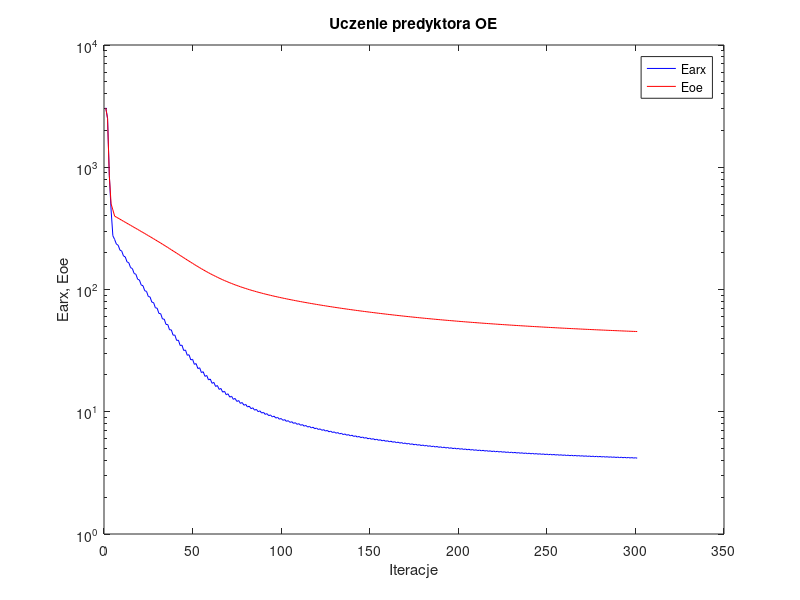
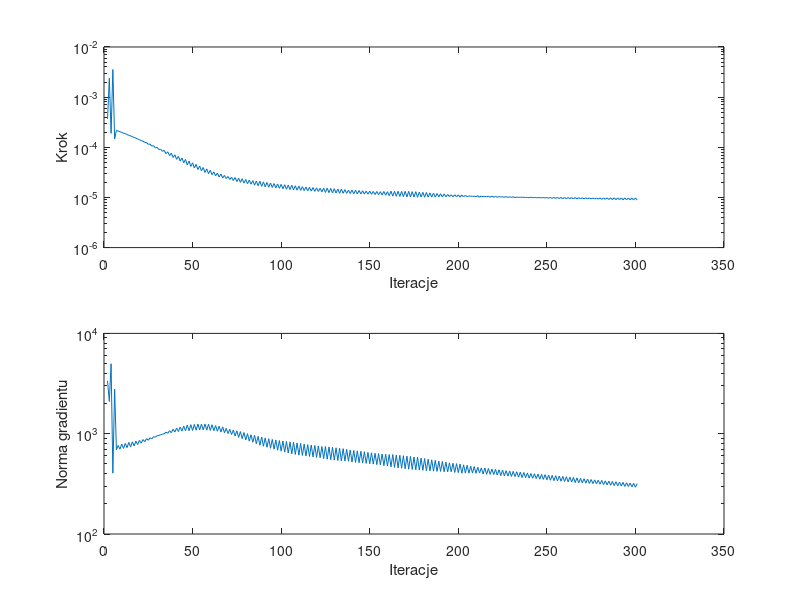

The MATLAB script that drew these images, in order:
%uczenie predyktora oe
clear all;
n=0; farx(n+1)=3.066744e+003; foe(n+1)=3.050832e+003; wspucz(n+1)=0.000000e+000; ng(n+1)=0.000000e+000;
n=1; farx(n+1)=2.520014e+003; foe(n+1)=2.504174e+003; krok(n+1)=3.674633e-004; ng(n+1)=3.365601e+003;
n=2; farx(n+1)=8.609017e+002; foe(n+1)=8.526479e+002; krok(n+1)=2.383354e-003; ng(n+1)=2.096736e+003;
n=3; farx(n+1)=4.467301e+002; foe(n+1)=5.016701e+002; krok(n+1)=1.897731e-004; ng(n+1)=4.979698e+003;
n=4; farx(n+1)=2.753256e+002; foe(n+1)=4.482489e+002; krok(n+1)=3.549942e-003; ng(n+1)=4.042831e+002;
n=5; farx(n+1)=2.566225e+002; foe(n+1)=3.984217e+002; krok(n+1)=1.463713e-004; ng(n+1)=2.788051e+003;
n=6; farx(n+1)=2.349084e+002; foe(n+1)=3.905930e+002; krok(n+1)=2.157932e-004; ng(n+1)=6.912326e+002;
n=7; farx(n+1)=2.302717e+002; foe(n+1)=3.832461e+002; krok(n+1)=2.117778e-004; ng(n+1)=7.636867e+002;
n=8; farx(n+1)=2.101010e+002; foe(n+1)=3.758480e+002; krok(n+1)=2.036368e-004; ng(n+1)=7.001427e+002;
n=9; farx(n+1)=2.062189e+002; foe(n+1)=3.687656e+002; krok(n+1)=1.992091e-004; ng(n+1)=7.875009e+002;
n=10; farx(n+1)=1.881054e+002; foe(n+1)=3.616424e+002; krok(n+1)=1.906226e-004; ng(n+1)=7.135634e+002;
n=11; farx(n+1)=1.847399e+002; foe(n+1)=3.548239e+002; krok(n+1)=1.874208e-004; ng(n+1)=7.989590e+002;
n=12; farx(n+1)=1.683428e+002; foe(n+1)=3.479841e+002; krok(n+1)=1.802468e-004; ng(n+1)=7.264476e+002;
n=13; farx(n+1)=1.655949e+002; foe(n+1)=3.414345e+002; krok(n+1)=1.733806e-004; ng(n+1)=8.192096e+002;
n=14; farx(n+1)=1.508935e+002; foe(n+1)=3.348679e+002; krok(n+1)=1.681794e-004; ng(n+1)=7.369882e+002;
n=15; farx(n+1)=1.485095e+002; foe(n+1)=3.285649e+002; krok(n+1)=1.627609e-004; ng(n+1)=8.281947e+002;
n=16; farx(n+1)=1.352387e+002; foe(n+1)=3.222528e+002; krok(n+1)=1.573799e-004; ng(n+1)=7.552775e+002;
n=17; farx(n+1)=1.332598e+002; foe(n+1)=3.161811e+002; krok(n+1)=1.519651e-004; ng(n+1)=8.437814e+002;
n=18; farx(n+1)=1.212828e+002; foe(n+1)=3.101003e+002; krok(n+1)=1.460638e-004; ng(n+1)=7.798382e+002;
n=19; farx(n+1)=1.196377e+002; foe(n+1)=3.042368e+002; krok(n+1)=1.420787e-004; ng(n+1)=8.585371e+002;
n=20; farx(n+1)=1.088163e+002; foe(n+1)=2.983648e+002; krok(n+1)=1.351337e-004; ng(n+1)=8.052534e+002;
n=21; farx(n+1)=1.074642e+002; foe(n+1)=2.926882e+002; krok(n+1)=1.330707e-004; ng(n+1)=8.740889e+002;
n=22; farx(n+1)=9.765477e+001; foe(n+1)=2.870034e+002; krok(n+1)=1.247165e-004; ng(n+1)=8.331883e+002;
n=23; farx(n+1)=9.658120e+001; foe(n+1)=2.814971e+002; krok(n+1)=1.239407e-004; ng(n+1)=8.926210e+002;
n=24; farx(n+1)=8.769289e+001; foe(n+1)=2.759829e+002; krok(n+1)=1.149097e-004; ng(n+1)=8.604377e+002;
n=25; farx(n+1)=8.684965e+001; foe(n+1)=2.706303e+002; krok(n+1)=1.154043e-004; ng(n+1)=9.112400e+002;
n=26; farx(n+1)=7.878427e+001; foe(n+1)=2.652743e+002; krok(n+1)=1.059505e-004; ng(n+1)=8.897768e+002;
n=27; farx(n+1)=7.815262e+001; foe(n+1)=2.600654e+002; krok(n+1)=1.075741e-004; ng(n+1)=9.325454e+002;
n=28; farx(n+1)=7.083793e+001; foe(n+1)=2.548573e+002; krok(n+1)=9.713729e-005; ng(n+1)=9.269881e+002;
n=29; farx(n+1)=7.037648e+001; foe(n+1)=2.497827e+002; krok(n+1)=1.001340e-004; ng(n+1)=9.528634e+002;
n=30; farx(n+1)=6.369009e+001; foe(n+1)=2.447201e+002; krok(n+1)=9.012338e-005; ng(n+1)=9.612268e+002;
n=31; farx(n+1)=6.343285e+001; foe(n+1)=2.397872e+002; krok(n+1)=9.153980e-005; ng(n+1)=9.798999e+002;
n=32; farx(n+1)=5.738566e+001; foe(n+1)=2.348730e+002; krok(n+1)=8.312662e-005; ng(n+1)=9.882512e+002;
n=33; farx(n+1)=5.725331e+001; foe(n+1)=2.300705e+002; krok(n+1)=8.669030e-005; ng(n+1)=9.969258e+002;
n=34; farx(n+1)=5.178241e+001; foe(n+1)=2.252914e+002; krok(n+1)=7.473619e-005; ng(n+1)=1.037169e+003;
n=35; farx(n+1)=5.172090e+001; foe(n+1)=2.206133e+002; krok(n+1)=8.147699e-005; ng(n+1)=1.009331e+003;
n=36; farx(n+1)=4.676719e+001; foe(n+1)=2.159850e+002; krok(n+1)=6.836820e-005; ng(n+1)=1.071158e+003;
n=37; farx(n+1)=4.679330e+001; foe(n+1)=2.114435e+002; krok(n+1)=7.639254e-005; ng(n+1)=1.023359e+003;
n=38; farx(n+1)=4.228713e+001; foe(n+1)=2.069693e+002; krok(n+1)=6.268073e-005; ng(n+1)=1.107351e+003;
n=39; farx(n+1)=4.240717e+001; foe(n+1)=2.025822e+002; krok(n+1)=7.092424e-005; ng(n+1)=1.039012e+003;
n=40; farx(n+1)=3.832282e+001; foe(n+1)=1.982749e+002; krok(n+1)=5.755042e-005; ng(n+1)=1.137591e+003;
n=41; farx(n+1)=3.850971e+001; foe(n+1)=1.940486e+002; krok(n+1)=6.596475e-005; ng(n+1)=1.050732e+003;
n=42; farx(n+1)=3.481101e+001; foe(n+1)=1.899186e+002; krok(n+1)=5.294446e-005; ng(n+1)=1.164276e+003;
n=43; farx(n+1)=3.505376e+001; foe(n+1)=1.858657e+002; krok(n+1)=6.140895e-005; ng(n+1)=1.060357e+003;
n=44; farx(n+1)=3.169652e+001; foe(n+1)=1.819200e+002; krok(n+1)=4.886623e-005; ng(n+1)=1.189669e+003;
n=45; farx(n+1)=3.199793e+001; foe(n+1)=1.780584e+002; krok(n+1)=5.720244e-005; ng(n+1)=1.070085e+003;
n=46; farx(n+1)=2.896873e+001; foe(n+1)=1.742986e+002; krok(n+1)=4.462420e-005; ng(n+1)=1.217297e+003;
n=47; farx(n+1)=2.928070e+001; foe(n+1)=1.706234e+002; krok(n+1)=5.330428e-005; ng(n+1)=1.070724e+003;
n=48; farx(n+1)=2.654225e+001; foe(n+1)=1.670694e+002; krok(n+1)=4.154824e-005; ng(n+1)=1.230134e+003;
n=49; farx(n+1)=2.688148e+001; foe(n+1)=1.636052e+002; krok(n+1)=4.902299e-005; ng(n+1)=1.077779e+003;
n=50; farx(n+1)=2.442155e+001; foe(n+1)=1.602632e+002; krok(n+1)=3.868786e-005; ng(n+1)=1.237257e+003;
n=51; farx(n+1)=2.476867e+001; foe(n+1)=1.570063e+002; krok(n+1)=4.570049e-005; ng(n+1)=1.083416e+003;
n=52; farx(n+1)=2.255198e+001; foe(n+1)=1.538702e+002; krok(n+1)=3.601440e-005; ng(n+1)=1.248382e+003;
n=53; farx(n+1)=2.290043e+001; foe(n+1)=1.508256e+002; krok(n+1)=4.229784e-005; ng(n+1)=1.088831e+003;
n=54; farx(n+1)=2.090742e+001; foe(n+1)=1.479003e+002; krok(n+1)=3.388344e-005; ng(n+1)=1.246216e+003;
n=55; farx(n+1)=2.126058e+001; foe(n+1)=1.450680e+002; krok(n+1)=3.953838e-005; ng(n+1)=1.092090e+003;
n=56; farx(n+1)=1.947089e+001; foe(n+1)=1.423400e+002; krok(n+1)=3.154696e-005; ng(n+1)=1.250243e+003;
n=57; farx(n+1)=1.980878e+001; foe(n+1)=1.397078e+002; krok(n+1)=3.713321e-005; ng(n+1)=1.085436e+003;
n=58; farx(n+1)=1.820179e+001; foe(n+1)=1.371760e+002; krok(n+1)=2.971153e-005; ng(n+1)=1.242592e+003;
n=59; farx(n+1)=1.852660e+001; foe(n+1)=1.347404e+002; krok(n+1)=3.476335e-005; ng(n+1)=1.078167e+003;
n=60; farx(n+1)=1.707891e+001; foe(n+1)=1.323982e+002; krok(n+1)=2.829063e-005; ng(n+1)=1.227274e+003;
n=61; farx(n+1)=1.739545e+001; foe(n+1)=1.301539e+002; krok(n+1)=3.242222e-005; ng(n+1)=1.072238e+003;
n=62; farx(n+1)=1.609717e+001; foe(n+1)=1.279915e+002; krok(n+1)=2.692622e-005; ng(n+1)=1.206337e+003;
n=63; farx(n+1)=1.639786e+001; foe(n+1)=1.259213e+002; krok(n+1)=3.070447e-005; ng(n+1)=1.057361e+003;
n=64; farx(n+1)=1.523196e+001; foe(n+1)=1.239246e+002; krok(n+1)=2.555890e-005; ng(n+1)=1.187305e+003;
n=65; farx(n+1)=1.551565e+001; foe(n+1)=1.220147e+002; krok(n+1)=2.940339e-005; ng(n+1)=1.037238e+003;
n=66; farx(n+1)=1.445742e+001; foe(n+1)=1.201701e+002; krok(n+1)=2.444110e-005; ng(n+1)=1.170352e+003;
n=67; farx(n+1)=1.472567e+001; foe(n+1)=1.184140e+002; krok(n+1)=2.746916e-005; ng(n+1)=1.022320e+003;
n=68; farx(n+1)=1.377196e+001; foe(n+1)=1.167184e+002; krok(n+1)=2.383042e-005; ng(n+1)=1.130741e+003;
n=69; farx(n+1)=1.403027e+001; foe(n+1)=1.151018e+002; krok(n+1)=2.617217e-005; ng(n+1)=1.005044e+003;
n=70; farx(n+1)=1.316612e+001; foe(n+1)=1.135363e+002; krok(n+1)=2.286087e-005; ng(n+1)=1.106610e+003;
n=71; farx(n+1)=1.341110e+001; foe(n+1)=1.120440e+002; krok(n+1)=2.531441e-005; ng(n+1)=9.807608e+002;
n=72; farx(n+1)=1.262947e+001; foe(n+1)=1.105957e+002; krok(n+1)=2.170937e-005; ng(n+1)=1.086615e+003;
n=73; farx(n+1)=1.285650e+001; foe(n+1)=1.092122e+002; krok(n+1)=2.490114e-005; ng(n+1)=9.477417e+002;
n=74; farx(n+1)=1.214322e+001; foe(n+1)=1.078689e+002; krok(n+1)=2.067984e-005; ng(n+1)=1.069748e+003;
n=75; farx(n+1)=1.235539e+001; foe(n+1)=1.065856e+002; krok(n+1)=2.432490e-005; ng(n+1)=9.179932e+002;
n=76; farx(n+1)=1.170138e+001; foe(n+1)=1.053393e+002; krok(n+1)=1.991107e-005; ng(n+1)=1.049611e+003;
n=77; farx(n+1)=1.190194e+001; foe(n+1)=1.041489e+002; krok(n+1)=2.360381e-005; ng(n+1)=8.920649e+002;
n=78; farx(n+1)=1.130079e+001; foe(n+1)=1.029916e+002; krok(n+1)=1.928098e-005; ng(n+1)=1.026979e+003;
n=79; farx(n+1)=1.149028e+001; foe(n+1)=1.018851e+002; krok(n+1)=2.285025e-005; ng(n+1)=8.670262e+002;
n=80; farx(n+1)=1.093618e+001; foe(n+1)=1.008093e+002; krok(n+1)=1.877358e-005; ng(n+1)=1.001490e+003;
n=81; farx(n+1)=1.111552e+001; foe(n+1)=9.977852e+001; krok(n+1)=2.209045e-005; ng(n+1)=8.432647e+002;
n=82; farx(n+1)=1.060242e+001; foe(n+1)=9.877631e+001; krok(n+1)=1.837798e-005; ng(n+1)=9.749134e+002;
n=83; farx(n+1)=1.077700e+001; foe(n+1)=9.781437e+001; krok(n+1)=2.167257e-005; ng(n+1)=8.220368e+002;
n=84; farx(n+1)=1.030079e+001; foe(n+1)=9.687309e+001; krok(n+1)=1.757217e-005; ng(n+1)=9.641974e+002;
n=85; farx(n+1)=1.046204e+001; foe(n+1)=9.596775e+001; krok(n+1)=2.132008e-005; ng(n+1)=7.922868e+002;
n=86; farx(n+1)=1.002018e+001; foe(n+1)=9.508563e+001; krok(n+1)=1.709205e-005; ng(n+1)=9.413168e+002;
n=87; farx(n+1)=1.017325e+001; foe(n+1)=9.423294e+001; krok(n+1)=2.105761e-005; ng(n+1)=7.678339e+002;
n=88; farx(n+1)=9.757394e+000; foe(n+1)=9.340111e+001; krok(n+1)=1.663384e-005; ng(n+1)=9.274966e+002;
n=89; farx(n+1)=9.903814e+000; foe(n+1)=9.259846e+001; krok(n+1)=2.044242e-005; ng(n+1)=7.498231e+002;
n=90; farx(n+1)=9.513807e+000; foe(n+1)=9.181498e+001; krok(n+1)=1.632874e-005; ng(n+1)=9.082258e+002;
n=91; farx(n+1)=9.653981e+000; foe(n+1)=9.105690e+001; krok(n+1)=1.991107e-005; ng(n+1)=7.321531e+002;
n=92; farx(n+1)=9.286553e+000; foe(n+1)=9.031646e+001; krok(n+1)=1.604172e-005; ng(n+1)=8.926792e+002;
n=93; farx(n+1)=9.421358e+000; foe(n+1)=8.959870e+001; krok(n+1)=1.941361e-005; ng(n+1)=7.160315e+002;
n=94; farx(n+1)=9.073943e+000; foe(n+1)=8.889675e+001; krok(n+1)=1.576802e-005; ng(n+1)=8.783952e+002;
n=95; farx(n+1)=9.203597e+000; foe(n+1)=8.821540e+001; krok(n+1)=1.891334e-005; ng(n+1)=7.010299e+002;
n=96; farx(n+1)=8.875308e+000; foe(n+1)=8.754858e+001; krok(n+1)=1.549177e-005; ng(n+1)=8.652611e+002;
n=97; farx(n+1)=8.999787e+000; foe(n+1)=8.689937e+001; krok(n+1)=1.856539e-005; ng(n+1)=6.847968e+002;
n=98; farx(n+1)=8.688068e+000; foe(n+1)=8.626368e+001; krok(n+1)=1.519948e-005; ng(n+1)=8.551248e+002;
n=99; farx(n+1)=8.807965e+000; foe(n+1)=8.564383e+001; krok(n+1)=1.823411e-005; ng(n+1)=6.698595e+002;
n=100; farx(n+1)=8.511528e+000; foe(n+1)=8.503642e+001; krok(n+1)=1.490654e-005; ng(n+1)=8.455613e+002;
n=101; farx(n+1)=8.627097e+000; foe(n+1)=8.444311e+001; krok(n+1)=1.797165e-005; ng(n+1)=6.550243e+002;
n=102; farx(n+1)=8.344358e+000; foe(n+1)=8.386125e+001; krok(n+1)=1.461294e-005; ng(n+1)=8.373378e+002;
n=103; farx(n+1)=8.455470e+000; foe(n+1)=8.329229e+001; krok(n+1)=1.766648e-005; ng(n+1)=6.410661e+002;
n=104; farx(n+1)=8.185646e+000; foe(n+1)=8.273455e+001; krok(n+1)=1.438760e-005; ng(n+1)=8.268953e+002;
n=105; farx(n+1)=8.293750e+000; foe(n+1)=8.218819e+001; krok(n+1)=1.747813e-005; ng(n+1)=6.287759e+002;
n=106; farx(n+1)=8.033949e+000; foe(n+1)=8.165139e+001; krok(n+1)=1.414532e-005; ng(n+1)=8.214949e+002;
n=107; farx(n+1)=8.139044e+000; foe(n+1)=8.112673e+001; krok(n+1)=1.707914e-005; ng(n+1)=6.210237e+002;
n=108; farx(n+1)=7.890871e+000; foe(n+1)=8.061095e+001; krok(n+1)=1.395508e-005; ng(n+1)=8.099723e+002;
n=109; farx(n+1)=7.992375e+000; foe(n+1)=8.010536e+001; krok(n+1)=1.684499e-005; ng(n+1)=6.111089e+002;
n=110; farx(n+1)=7.752898e+000; foe(n+1)=7.960856e+001; krok(n+1)=1.384553e-005; ng(n+1)=8.008231e+002;
n=111; farx(n+1)=7.852454e+000; foe(n+1)=7.912228e+001; krok(n+1)=1.641052e-005; ng(n+1)=6.069411e+002;
n=112; farx(n+1)=7.623113e+000; foe(n+1)=7.864372e+001; krok(n+1)=1.368724e-005; ng(n+1)=7.892935e+002;
n=113; farx(n+1)=7.718937e+000; foe(n+1)=7.817403e+001; krok(n+1)=1.611741e-005; ng(n+1)=5.988378e+002;
n=114; farx(n+1)=7.498377e+000; foe(n+1)=7.771266e+001; krok(n+1)=1.361415e-005; ng(n+1)=7.770090e+002;
n=115; farx(n+1)=7.592884e+000; foe(n+1)=7.725924e+001; krok(n+1)=1.592832e-005; ng(n+1)=5.934300e+002;
n=116; farx(n+1)=7.379689e+000; foe(n+1)=7.681256e+001; krok(n+1)=1.338477e-005; ng(n+1)=7.722009e+002;
n=117; farx(n+1)=7.471794e+000; foe(n+1)=7.637395e+001; krok(n+1)=1.572983e-005; ng(n+1)=5.865508e+002;
n=118; farx(n+1)=7.266215e+000; foe(n+1)=7.594174e+001; krok(n+1)=1.321254e-005; ng(n+1)=7.642626e+002;
n=119; farx(n+1)=7.355750e+000; foe(n+1)=7.551702e+001; krok(n+1)=1.552186e-005; ng(n+1)=5.795896e+002;
n=120; farx(n+1)=7.156577e+000; foe(n+1)=7.509872e+001; krok(n+1)=1.314101e-005; ng(n+1)=7.552024e+002;
n=121; farx(n+1)=7.244587e+000; foe(n+1)=7.468794e+001; krok(n+1)=1.519696e-005; ng(n+1)=5.758331e+002;
n=122; farx(n+1)=7.054217e+000; foe(n+1)=7.428302e+001; krok(n+1)=1.290553e-005; ng(n+1)=7.450910e+002;
n=123; farx(n+1)=7.139505e+000; foe(n+1)=7.388330e+001; krok(n+1)=1.538085e-005; ng(n+1)=5.642510e+002;
n=124; farx(n+1)=6.954539e+000; foe(n+1)=7.348920e+001; krok(n+1)=1.259797e-005; ng(n+1)=7.449800e+002;
n=125; farx(n+1)=7.037511e+000; foe(n+1)=7.310091e+001; krok(n+1)=1.530281e-005; ng(n+1)=5.564262e+002;
n=126; farx(n+1)=6.858113e+000; foe(n+1)=7.271831e+001; krok(n+1)=1.245571e-005; ng(n+1)=7.385458e+002;
n=127; farx(n+1)=6.939637e+000; foe(n+1)=7.234162e+001; krok(n+1)=1.515170e-005; ng(n+1)=5.509756e+002;
n=128; farx(n+1)=6.765666e+000; foe(n+1)=7.197002e+001; krok(n+1)=1.231075e-005; ng(n+1)=7.320696e+002;
n=129; farx(n+1)=6.845297e+000; foe(n+1)=7.160425e+001; krok(n+1)=1.496592e-005; ng(n+1)=5.452120e+002;
n=130; farx(n+1)=6.676412e+000; foe(n+1)=7.124366e+001; krok(n+1)=1.224850e-005; ng(n+1)=7.232710e+002;
n=131; farx(n+1)=6.754974e+000; foe(n+1)=7.088883e+001; krok(n+1)=1.476011e-005; ng(n+1)=5.412421e+002;
n=132; farx(n+1)=6.591606e+000; foe(n+1)=7.053850e+001; krok(n+1)=1.209645e-005; ng(n+1)=7.158335e+002;
n=133; farx(n+1)=6.668289e+000; foe(n+1)=7.019319e+001; krok(n+1)=1.469853e-005; ng(n+1)=5.342126e+002;
n=134; farx(n+1)=6.508002e+000; foe(n+1)=6.985252e+001; krok(n+1)=1.209447e-005; ng(n+1)=7.096281e+002;
n=135; farx(n+1)=6.584478e+000; foe(n+1)=6.951824e+001; krok(n+1)=1.430061e-005; ng(n+1)=5.343381e+002;
n=136; farx(n+1)=6.428693e+000; foe(n+1)=6.918758e+001; krok(n+1)=1.209447e-005; ng(n+1)=6.992165e+002;
n=137; farx(n+1)=6.503559e+000; foe(n+1)=6.886290e+001; krok(n+1)=1.395478e-005; ng(n+1)=5.314097e+002;
n=138; farx(n+1)=6.354523e+000; foe(n+1)=6.854221e+001; krok(n+1)=1.197415e-005; ng(n+1)=6.860622e+002;
n=139; farx(n+1)=6.426829e+000; foe(n+1)=6.822522e+001; krok(n+1)=1.404624e-005; ng(n+1)=5.212260e+002;
n=140; farx(n+1)=6.281342e+000; foe(n+1)=6.791285e+001; krok(n+1)=1.185899e-005; ng(n+1)=6.812096e+002;
n=141; farx(n+1)=6.352681e+000; foe(n+1)=6.760456e+001; krok(n+1)=1.390431e-005; ng(n+1)=5.171151e+002;
n=142; farx(n+1)=6.210609e+000; foe(n+1)=6.730047e+001; krok(n+1)=1.180191e-005; ng(n+1)=6.746877e+002;
n=143; farx(n+1)=6.281267e+000; foe(n+1)=6.700075e+001; krok(n+1)=1.372904e-005; ng(n+1)=5.140813e+002;
n=144; farx(n+1)=6.142907e+000; foe(n+1)=6.670468e+001; krok(n+1)=1.171380e-005; ng(n+1)=6.679939e+002;
n=145; farx(n+1)=6.212391e+000; foe(n+1)=6.641287e+001; krok(n+1)=1.360069e-005; ng(n+1)=5.095201e+002;
n=146; farx(n+1)=6.077463e+000; foe(n+1)=6.612460e+001; krok(n+1)=1.165470e-005; ng(n+1)=6.609015e+002;
n=147; farx(n+1)=6.145636e+000; foe(n+1)=6.584057e+001; krok(n+1)=1.338683e-005; ng(n+1)=5.057973e+002;
n=148; farx(n+1)=6.014753e+000; foe(n+1)=6.556017e+001; krok(n+1)=1.161523e-005; ng(n+1)=6.510546e+002;
n=149; farx(n+1)=6.081908e+000; foe(n+1)=6.528339e+001; krok(n+1)=1.332607e-005; ng(n+1)=5.008096e+002;
n=150; farx(n+1)=5.953847e+000; foe(n+1)=6.501002e+001; krok(n+1)=1.153689e-005; ng(n+1)=6.458420e+002;
n=151; farx(n+1)=6.020191e+000; foe(n+1)=6.474051e+001; krok(n+1)=1.317649e-005; ng(n+1)=4.974577e+002;
n=152; farx(n+1)=5.895725e+000; foe(n+1)=6.447416e+001; krok(n+1)=1.143043e-005; ng(n+1)=6.388622e+002;
n=153; farx(n+1)=5.960756e+000; foe(n+1)=6.421124e+001; krok(n+1)=1.313918e-005; ng(n+1)=4.915934e+002;
n=154; farx(n+1)=5.838808e+000; foe(n+1)=6.395154e+001; krok(n+1)=1.138585e-005; ng(n+1)=6.330547e+002;
n=155; farx(n+1)=5.903552e+000; foe(n+1)=6.369555e+001; krok(n+1)=1.302585e-005; ng(n+1)=4.890537e+002;
n=156; farx(n+1)=5.785501e+000; foe(n+1)=6.344214e+001; krok(n+1)=1.115447e-005; ng(n+1)=6.284025e+002;
n=157; farx(n+1)=5.848229e+000; foe(n+1)=6.319160e+001; krok(n+1)=1.315377e-005; ng(n+1)=4.795668e+002;
n=158; farx(n+1)=5.732209e+000; foe(n+1)=6.294422e+001; krok(n+1)=1.109569e-005; ng(n+1)=6.241268e+002;
n=159; farx(n+1)=5.794712e+000; foe(n+1)=6.270032e+001; krok(n+1)=1.302585e-005; ng(n+1)=4.774018e+002;
n=160; farx(n+1)=5.682609e+000; foe(n+1)=6.245889e+001; krok(n+1)=1.085468e-005; ng(n+1)=6.191413e+002;
n=161; farx(n+1)=5.743552e+000; foe(n+1)=6.221968e+001; krok(n+1)=1.331856e-005; ng(n+1)=4.670932e+002;
n=162; farx(n+1)=5.633416e+000; foe(n+1)=6.198310e+001; krok(n+1)=1.063629e-005; ng(n+1)=6.197270e+002;
n=163; farx(n+1)=5.693050e+000; foe(n+1)=6.174936e+001; krok(n+1)=1.328620e-005; ng(n+1)=4.613534e+002;
n=164; farx(n+1)=5.585680e+000; foe(n+1)=6.151862e+001; krok(n+1)=1.055114e-005; ng(n+1)=6.131761e+002;
n=165; farx(n+1)=5.644485e+000; foe(n+1)=6.129034e+001; krok(n+1)=1.328620e-005; ng(n+1)=4.563531e+002;
n=166; farx(n+1)=5.539194e+000; foe(n+1)=6.106489e+001; krok(n+1)=1.046329e-005; ng(n+1)=6.088580e+002;
n=167; farx(n+1)=5.597356e+000; foe(n+1)=6.084224e+001; krok(n+1)=1.321254e-005; ng(n+1)=4.526619e+002;
n=168; farx(n+1)=5.494739e+000; foe(n+1)=6.062213e+001; krok(n+1)=1.033992e-005; ng(n+1)=6.034178e+002;
n=169; farx(n+1)=5.551721e+000; foe(n+1)=6.040429e+001; krok(n+1)=1.323611e-005; ng(n+1)=4.468742e+002;
n=170; farx(n+1)=5.451446e+000; foe(n+1)=6.018930e+001; krok(n+1)=1.023989e-005; ng(n+1)=5.981936e+002;
n=171; farx(n+1)=5.507586e+000; foe(n+1)=5.997640e+001; krok(n+1)=1.323611e-005; ng(n+1)=4.423564e+002;
n=172; farx(n+1)=5.408966e+000; foe(n+1)=5.976631e+001; krok(n+1)=1.019428e-005; ng(n+1)=5.935073e+002;
n=173; farx(n+1)=5.464471e+000; foe(n+1)=5.955893e+001; krok(n+1)=1.304908e-005; ng(n+1)=4.398433e+002;
n=174; farx(n+1)=5.368095e+000; foe(n+1)=5.935419e+001; krok(n+1)=1.018462e-005; ng(n+1)=5.854094e+002;
n=175; farx(n+1)=5.423408e+000; foe(n+1)=5.915193e+001; krok(n+1)=1.302585e-005; ng(n+1)=4.367516e+002;
n=176; farx(n+1)=5.328533e+000; foe(n+1)=5.895150e+001; krok(n+1)=1.009346e-005; ng(n+1)=5.824458e+002;
n=177; farx(n+1)=5.382502e+000; foe(n+1)=5.875415e+001; krok(n+1)=1.277945e-005; ng(n+1)=4.335501e+002;
n=178; farx(n+1)=5.290013e+000; foe(n+1)=5.855942e+001; krok(n+1)=1.018462e-005; ng(n+1)=5.704246e+002;
n=179; farx(n+1)=5.343875e+000; foe(n+1)=5.836718e+001; krok(n+1)=1.265721e-005; ng(n+1)=4.316434e+002;
n=180; farx(n+1)=5.253244e+000; foe(n+1)=5.817683e+001; krok(n+1)=1.010255e-005; ng(n+1)=5.655720e+002;
n=181; farx(n+1)=5.306017e+000; foe(n+1)=5.798894e+001; krok(n+1)=1.254943e-005; ng(n+1)=4.276883e+002;
n=182; farx(n+1)=5.217201e+000; foe(n+1)=5.780334e+001; krok(n+1)=1.013046e-005; ng(n+1)=5.574185e+002;
n=183; farx(n+1)=5.269301e+000; foe(n+1)=5.762015e+001; krok(n+1)=1.234279e-005; ng(n+1)=4.256091e+002;
n=184; farx(n+1)=5.182448e+000; foe(n+1)=5.743922e+001; krok(n+1)=1.015968e-005; ng(n+1)=5.488573e+002;
n=185; farx(n+1)=5.234026e+000; foe(n+1)=5.726044e+001; krok(n+1)=1.221743e-005; ng(n+1)=4.231571e+002;
n=186; farx(n+1)=5.148783e+000; foe(n+1)=5.708374e+001; krok(n+1)=1.015216e-005; ng(n+1)=5.426305e+002;
n=187; farx(n+1)=5.199269e+000; foe(n+1)=5.690923e+001; krok(n+1)=1.197415e-005; ng(n+1)=4.207553e+002;
n=188; farx(n+1)=5.115719e+000; foe(n+1)=5.673712e+001; krok(n+1)=1.029831e-005; ng(n+1)=5.327277e+002;
n=189; farx(n+1)=5.166377e+000; foe(n+1)=5.656706e+001; krok(n+1)=1.180191e-005; ng(n+1)=4.209246e+002;
n=190; farx(n+1)=5.084398e+000; foe(n+1)=5.639877e+001; krok(n+1)=1.023758e-005; ng(n+1)=5.277333e+002;
n=191; farx(n+1)=5.134242e+000; foe(n+1)=5.623250e+001; krok(n+1)=1.171829e-005; ng(n+1)=4.173350e+002;
n=192; farx(n+1)=5.053425e+000; foe(n+1)=5.606807e+001; krok(n+1)=1.029142e-005; ng(n+1)=5.214464e+002;
n=193; farx(n+1)=5.102595e+000; foe(n+1)=5.590582e+001; krok(n+1)=1.143043e-005; ng(n+1)=4.168842e+002;
n=194; farx(n+1)=5.023213e+000; foe(n+1)=5.574541e+001; krok(n+1)=1.046074e-005; ng(n+1)=5.120585e+002;
n=195; farx(n+1)=5.072638e+000; foe(n+1)=5.558704e+001; krok(n+1)=1.126542e-005; ng(n+1)=4.175479e+002;
n=196; farx(n+1)=4.995221e+000; foe(n+1)=5.543011e+001; krok(n+1)=1.031835e-005; ng(n+1)=5.074025e+002;
n=197; farx(n+1)=5.043523e+000; foe(n+1)=5.527498e+001; krok(n+1)=1.133131e-005; ng(n+1)=4.110817e+002;
n=198; farx(n+1)=4.967212e+000; foe(n+1)=5.512143e+001; krok(n+1)=1.029142e-005; ng(n+1)=5.028940e+002;
n=199; farx(n+1)=5.015267e+000; foe(n+1)=5.496977e+001; krok(n+1)=1.126542e-005; ng(n+1)=4.090248e+002;
n=200; farx(n+1)=4.940599e+000; foe(n+1)=5.481949e+001; krok(n+1)=1.017255e-005; ng(n+1)=4.986591e+002;
n=201; farx(n+1)=4.987070e+000; foe(n+1)=5.467096e+001; krok(n+1)=1.115447e-005; ng(n+1)=4.036915e+002;
n=202; farx(n+1)=4.913659e+000; foe(n+1)=5.452419e+001; krok(n+1)=1.034570e-005; ng(n+1)=4.897882e+002;
n=203; farx(n+1)=4.960170e+000; foe(n+1)=5.437910e+001; krok(n+1)=1.095389e-005; ng(n+1)=4.044626e+002;
n=204; farx(n+1)=4.887816e+000; foe(n+1)=5.423551e+001; krok(n+1)=1.038706e-005; ng(n+1)=4.841844e+002;
n=205; farx(n+1)=4.933472e+000; foe(n+1)=5.409360e+001; krok(n+1)=1.069939e-005; ng(n+1)=4.034205e+002;
n=206; farx(n+1)=4.862253e+000; foe(n+1)=5.395316e+001; krok(n+1)=1.061240e-005; ng(n+1)=4.750391e+002;
n=207; farx(n+1)=4.908135e+000; foe(n+1)=5.381429e+001; krok(n+1)=1.051121e-005; ng(n+1)=4.049057e+002;
n=208; farx(n+1)=4.838013e+000; foe(n+1)=5.367681e+001; krok(n+1)=1.061240e-005; ng(n+1)=4.701057e+002;
n=209; farx(n+1)=4.883055e+000; foe(n+1)=5.354085e+001; krok(n+1)=1.033992e-005; ng(n+1)=4.028390e+002;
n=210; farx(n+1)=4.813648e+000; foe(n+1)=5.340619e+001; krok(n+1)=1.083629e-005; ng(n+1)=4.624164e+002;
n=211; farx(n+1)=4.858801e+000; foe(n+1)=5.327287e+001; krok(n+1)=1.009346e-005; ng(n+1)=4.054472e+002;
n=212; farx(n+1)=4.791810e+000; foe(n+1)=5.314093e+001; krok(n+1)=1.069939e-005; ng(n+1)=4.559996e+002;
n=213; farx(n+1)=4.836042e+000; foe(n+1)=5.301057e+001; krok(n+1)=1.031748e-005; ng(n+1)=3.967312e+002;
n=214; farx(n+1)=4.769664e+000; foe(n+1)=5.288148e+001; krok(n+1)=1.052881e-005; ng(n+1)=4.552565e+002;
n=215; farx(n+1)=4.813138e+000; foe(n+1)=5.275381e+001; krok(n+1)=1.023989e-005; ng(n+1)=3.936956e+002;
n=216; farx(n+1)=4.747624e+000; foe(n+1)=5.262733e+001; krok(n+1)=1.061240e-005; ng(n+1)=4.494846e+002;
n=217; farx(n+1)=4.790799e+000; foe(n+1)=5.250221e+001; krok(n+1)=1.008355e-005; ng(n+1)=3.935845e+002;
n=218; farx(n+1)=4.726524e+000; foe(n+1)=5.237826e+001; krok(n+1)=1.063629e-005; ng(n+1)=4.436296e+002;
n=219; farx(n+1)=4.769507e+000; foe(n+1)=5.225567e+001; krok(n+1)=1.009346e-005; ng(n+1)=3.911215e+002;
n=220; farx(n+1)=4.706171e+000; foe(n+1)=5.213429e+001; krok(n+1)=1.051121e-005; ng(n+1)=4.410569e+002;
n=221; farx(n+1)=4.748562e+000; foe(n+1)=5.201421e+001; krok(n+1)=1.009346e-005; ng(n+1)=3.874251e+002;
n=222; farx(n+1)=4.686584e+000; foe(n+1)=5.189528e+001; krok(n+1)=1.039083e-005; ng(n+1)=4.371440e+002;
n=223; farx(n+1)=4.728250e+000; foe(n+1)=5.177764e+001; krok(n+1)=1.015968e-005; ng(n+1)=3.822013e+002;
n=224; farx(n+1)=4.666977e+000; foe(n+1)=5.166111e+001; krok(n+1)=1.034200e-005; ng(n+1)=4.339595e+002;
n=225; farx(n+1)=4.707996e+000; foe(n+1)=5.154581e+001; krok(n+1)=1.003721e-005; ng(n+1)=3.803250e+002;
n=226; farx(n+1)=4.647897e+000; foe(n+1)=5.143154e+001; krok(n+1)=1.039083e-005; ng(n+1)=4.277558e+002;
n=227; farx(n+1)=4.688721e+000; foe(n+1)=5.131850e+001; krok(n+1)=1.003408e-005; ng(n+1)=3.781649e+002;
n=228; farx(n+1)=4.629469e+000; foe(n+1)=5.120651e+001; krok(n+1)=1.028980e-005; ng(n+1)=4.249426e+002;
n=229; farx(n+1)=4.669788e+000; foe(n+1)=5.109570e+001; krok(n+1)=1.003408e-005; ng(n+1)=3.748579e+002;
n=230; farx(n+1)=4.611116e+000; foe(n+1)=5.098591e+001; krok(n+1)=1.029142e-005; ng(n+1)=4.212614e+002;
n=231; farx(n+1)=4.651241e+000; foe(n+1)=5.087723e+001; krok(n+1)=9.952471e-006; ng(n+1)=3.740114e+002;
n=232; farx(n+1)=4.593862e+000; foe(n+1)=5.076956e+001; krok(n+1)=1.018440e-005; ng(n+1)=4.171418e+002;
n=233; farx(n+1)=4.633242e+000; foe(n+1)=5.066301e+001; krok(n+1)=1.001618e-005; ng(n+1)=3.688414e+002;
n=234; farx(n+1)=4.576747e+000; foe(n+1)=5.055743e+001; krok(n+1)=1.010485e-005; ng(n+1)=4.138002e+002;
n=235; farx(n+1)=4.615678e+000; foe(n+1)=5.045292e+001; krok(n+1)=1.003408e-005; ng(n+1)=3.655196e+002;
n=236; farx(n+1)=4.559672e+000; foe(n+1)=5.034936e+001; krok(n+1)=1.009346e-005; ng(n+1)=4.105722e+002;
n=237; farx(n+1)=4.598391e+000; foe(n+1)=5.024683e+001; krok(n+1)=9.952471e-006; ng(n+1)=3.646408e+002;
n=238; farx(n+1)=4.543401e+000; foe(n+1)=5.014523e+001; krok(n+1)=1.003408e-005; ng(n+1)=4.064620e+002;
n=239; farx(n+1)=4.581239e+000; foe(n+1)=5.004464e+001; krok(n+1)=9.888364e-006; ng(n+1)=3.610229e+002;
n=240; farx(n+1)=4.527168e+000; foe(n+1)=4.994492e+001; krok(n+1)=1.010485e-005; ng(n+1)=4.009047e+002;
n=241; farx(n+1)=4.564984e+000; foe(n+1)=4.984621e+001; krok(n+1)=9.884595e-006; ng(n+1)=3.596715e+002;
n=242; farx(n+1)=4.511546e+000; foe(n+1)=4.974837e+001; krok(n+1)=9.999543e-006; ng(n+1)=3.988479e+002;
n=243; farx(n+1)=4.548913e+000; foe(n+1)=4.965150e+001; krok(n+1)=9.884595e-006; ng(n+1)=3.566851e+002;
n=244; farx(n+1)=4.496533e+000; foe(n+1)=4.955547e+001; krok(n+1)=9.888364e-006; ng(n+1)=3.956116e+002;
n=245; farx(n+1)=4.533264e+000; foe(n+1)=4.946038e+001; krok(n+1)=9.955536e-006; ng(n+1)=3.519493e+002;
n=246; farx(n+1)=4.481415e+000; foe(n+1)=4.936611e+001; krok(n+1)=9.849580e-006; ng(n+1)=3.928663e+002;
n=247; farx(n+1)=4.518014e+000; foe(n+1)=4.927275e+001; krok(n+1)=9.952471e-006; ng(n+1)=3.502424e+002;
n=248; farx(n+1)=4.466777e+000; foe(n+1)=4.918019e+001; krok(n+1)=9.766516e-006; ng(n+1)=3.905268e+002;
n=249; farx(n+1)=4.502974e+000; foe(n+1)=4.908852e+001; krok(n+1)=9.952471e-006; ng(n+1)=3.474997e+002;
n=250; farx(n+1)=4.452638e+000; foe(n+1)=4.899761e+001; krok(n+1)=9.674871e-006; ng(n+1)=3.874307e+002;
n=251; farx(n+1)=4.488271e+000; foe(n+1)=4.890757e+001; krok(n+1)=9.999543e-006; ng(n+1)=3.434901e+002;
n=252; farx(n+1)=4.438679e+000; foe(n+1)=4.881827e+001; krok(n+1)=9.602384e-006; ng(n+1)=3.845152e+002;
n=253; farx(n+1)=4.473848e+000; foe(n+1)=4.872981e+001; krok(n+1)=1.001618e-005; ng(n+1)=3.403198e+002;
n=254; farx(n+1)=4.424838e+000; foe(n+1)=4.864209e+001; krok(n+1)=9.572367e-006; ng(n+1)=3.814590e+002;
n=255; farx(n+1)=4.459741e+000; foe(n+1)=4.855519e+001; krok(n+1)=9.999543e-006; ng(n+1)=3.383843e+002;
n=256; farx(n+1)=4.411389e+000; foe(n+1)=4.846900e+001; krok(n+1)=9.515478e-006; ng(n+1)=3.785599e+002;
n=257; farx(n+1)=4.445884e+000; foe(n+1)=4.838361e+001; krok(n+1)=9.999543e-006; ng(n+1)=3.356964e+002;
n=258; farx(n+1)=4.398192e+000; foe(n+1)=4.829891e+001; krok(n+1)=9.471564e-006; ng(n+1)=3.754595e+002;
n=259; farx(n+1)=4.432318e+000; foe(n+1)=4.821499e+001; krok(n+1)=9.999543e-006; ng(n+1)=3.331733e+002;
n=260; farx(n+1)=4.385217e+000; foe(n+1)=4.813174e+001; krok(n+1)=9.433029e-006; ng(n+1)=3.724893e+002;
n=261; farx(n+1)=4.418890e+000; foe(n+1)=4.804926e+001; krok(n+1)=9.955536e-006; ng(n+1)=3.309556e+002;
n=262; farx(n+1)=4.372386e+000; foe(n+1)=4.796745e+001; krok(n+1)=9.451001e-006; ng(n+1)=3.686721e+002;
n=263; farx(n+1)=4.405974e+000; foe(n+1)=4.788639e+001; krok(n+1)=9.952471e-006; ng(n+1)=3.295788e+002;
n=264; farx(n+1)=4.360158e+000; foe(n+1)=4.780593e+001; krok(n+1)=9.331364e-006; ng(n+1)=3.665801e+002;
n=265; farx(n+1)=4.393077e+000; foe(n+1)=4.772618e+001; krok(n+1)=9.975945e-006; ng(n+1)=3.256408e+002;
n=266; farx(n+1)=4.347822e+000; foe(n+1)=4.764709e+001; krok(n+1)=9.340678e-006; ng(n+1)=3.629984e+002;
n=267; farx(n+1)=4.380329e+000; foe(n+1)=4.756869e+001; krok(n+1)=9.888364e-006; ng(n+1)=3.241988e+002;
n=268; farx(n+1)=4.335643e+000; foe(n+1)=4.749095e+001; krok(n+1)=9.392863e-006; ng(n+1)=3.587855e+002;
n=269; farx(n+1)=4.368016e+000; foe(n+1)=4.741389e+001; krok(n+1)=9.836241e-006; ng(n+1)=3.233531e+002;
n=270; farx(n+1)=4.323859e+000; foe(n+1)=4.733742e+001; krok(n+1)=9.359580e-006; ng(n+1)=3.559380e+002;
n=271; farx(n+1)=4.355868e+000; foe(n+1)=4.726161e+001; krok(n+1)=9.808732e-006; ng(n+1)=3.212953e+002;
n=272; farx(n+1)=4.312293e+000; foe(n+1)=4.718640e+001; krok(n+1)=9.342023e-006; ng(n+1)=3.526988e+002;
n=273; farx(n+1)=4.343906e+000; foe(n+1)=4.711182e+001; krok(n+1)=9.772716e-006; ng(n+1)=3.192449e+002;
n=274; farx(n+1)=4.300795e+000; foe(n+1)=4.703783e+001; krok(n+1)=9.365562e-006; ng(n+1)=3.492675e+002;
n=275; farx(n+1)=4.332230e+000; foe(n+1)=4.696447e+001; krok(n+1)=9.722265e-006; ng(n+1)=3.182503e+002;
n=276; farx(n+1)=4.289674e+000; foe(n+1)=4.689166e+001; krok(n+1)=9.331364e-006; ng(n+1)=3.463597e+002;
n=277; farx(n+1)=4.320782e+000; foe(n+1)=4.681947e+001; krok(n+1)=9.722265e-006; ng(n+1)=3.159930e+002;
n=278; farx(n+1)=4.278750e+000; foe(n+1)=4.674781e+001; krok(n+1)=9.290308e-006; ng(n+1)=3.436487e+002;
n=279; farx(n+1)=4.309676e+000; foe(n+1)=4.667674e+001; krok(n+1)=9.766516e-006; ng(n+1)=3.137268e+002;
n=280; farx(n+1)=4.268123e+000; foe(n+1)=4.660616e+001; krok(n+1)=9.184756e-006; ng(n+1)=3.419876e+002;
n=281; farx(n+1)=4.298521e+000; foe(n+1)=4.653617e+001; krok(n+1)=9.772716e-006; ng(n+1)=3.106263e+002;
n=282; farx(n+1)=4.257440e+000; foe(n+1)=4.646670e+001; krok(n+1)=9.196428e-006; ng(n+1)=3.387557e+002;
n=283; farx(n+1)=4.287720e+000; foe(n+1)=4.639780e+001; krok(n+1)=9.766516e-006; ng(n+1)=3.093218e+002;
n=284; farx(n+1)=4.247134e+000; foe(n+1)=4.632937e+001; krok(n+1)=9.117057e-006; ng(n+1)=3.367271e+002;
n=285; farx(n+1)=4.277072e+000; foe(n+1)=4.626150e+001; krok(n+1)=9.809075e-006; ng(n+1)=3.065496e+002;
n=286; farx(n+1)=4.236964e+000; foe(n+1)=4.619409e+001; krok(n+1)=9.050777e-006; ng(n+1)=3.345930e+002;
n=287; farx(n+1)=4.266513e+000; foe(n+1)=4.612721e+001; krok(n+1)=9.820196e-006; ng(n+1)=3.040555e+002;
n=288; farx(n+1)=4.226845e+000; foe(n+1)=4.606081e+001; krok(n+1)=9.032653e-006; ng(n+1)=3.319781e+002;
n=289; farx(n+1)=4.256033e+000; foe(n+1)=4.599493e+001; krok(n+1)=9.772716e-006; ng(n+1)=3.023519e+002;
n=290; farx(n+1)=4.216789e+000; foe(n+1)=4.592955e+001; krok(n+1)=9.062615e-006; ng(n+1)=3.288305e+002;
n=291; farx(n+1)=4.245944e+000; foe(n+1)=4.586468e+001; krok(n+1)=9.766516e-006; ng(n+1)=3.013564e+002;
n=292; farx(n+1)=4.207190e+000; foe(n+1)=4.580021e+001; krok(n+1)=8.960031e-006; ng(n+1)=3.271183e+002;
n=293; farx(n+1)=4.235765e+000; foe(n+1)=4.573624e+001; krok(n+1)=9.772716e-006; ng(n+1)=2.982638e+002;
n=294; farx(n+1)=4.197393e+000; foe(n+1)=4.567275e+001; krok(n+1)=9.006227e-006; ng(n+1)=3.239166e+002;
n=295; farx(n+1)=4.225883e+000; foe(n+1)=4.560975e+001; krok(n+1)=9.722265e-006; ng(n+1)=2.977337e+002;
n=296; farx(n+1)=4.187971e+000; foe(n+1)=4.554716e+001; krok(n+1)=8.960031e-006; ng(n+1)=3.216161e+002;
n=297; farx(n+1)=4.216234e+000; foe(n+1)=4.548504e+001; krok(n+1)=9.766516e-006; ng(n+1)=2.955429e+002;
n=298; farx(n+1)=4.178713e+000; foe(n+1)=4.542331e+001; krok(n+1)=8.883311e-006; ng(n+1)=3.199032e+002;
n=299; farx(n+1)=4.206685e+000; foe(n+1)=4.536203e+001; krok(n+1)=9.809075e-006; ng(n+1)=2.931490e+002;
n=300; farx(n+1)=4.169534e+000; foe(n+1)=4.530114e+001; krok(n+1)=8.829868e-006; ng(n+1)=3.179808e+002;

figure; semilogy(farx,'b'); hold on; semilogy(foe,'r'); xlabel('Iteracje'); ylabel('Earx, Eoe'); legend('Earx','Eoe'); title('Uczenie predyktora OE');
figure; subplot(2,1,1); semilogy(krok); xlabel('Iteracje'); ylabel('Krok');
subplot(2,1,2); semilogy(ng); xlabel('Iteracje'); ylabel('Norma gradientu');
Earx=farx(n+1)
Eoe=foe(n+1)
